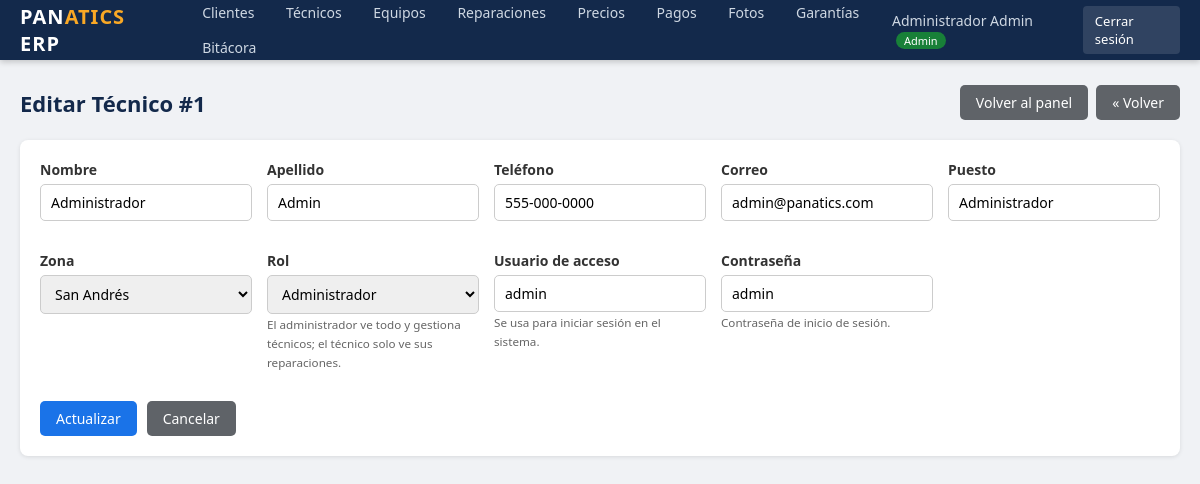
The app's page /tecnico/edit.php?id=1 (signed in) with its own data.
### tables this page shows
CREATE TABLE IF NOT EXISTS `tecnico` (
  `Id_tecnico` int NOT NULL AUTO_INCREMENT,
  `nombre` varchar(30) NOT NULL,
  `apellido` varchar(30) NOT NULL,
  `telefono` varchar(15) NOT NULL,
  `correo` varchar(30) NOT NULL,
  `puesto` varchar(30) NOT NULL,
  `zona` varchar(30) NOT NULL,
  `User` varchar(30) NOT NULL,
  `pass` varchar(30) NOT NULL,
  `role` varchar(20) NOT NULL DEFAULT 'tecnico',
  PRIMARY KEY (`Id_tecnico`)
);

### tecnico/edit.php (the view, shortened to what this page needs)
<?php
require_once __DIR__ . '/../includes/templates.php';
$conn = conectarBD();
$id = isset($_GET['id']) ? (int)$_GET['id'] : 0;
$res = $conn->query("SELECT * FROM tecnico WHERE Id_tecnico = $id");
$d = $res->fetch_assoc();
?>
<div class="page-header">
    <h1>Editar Técnico #<?php echo $d['Id_tecnico']; ?></h1>
    <div style="display:flex;gap:8px;">
        <a href="../index.php" class="btn btn-secondary">Volver al panel</a>
        <a href="index.php" class="btn btn-secondary">&laquo; Volver</a>
    </div>
</div>
<div class="card">
    <form action="../includes/save.php" method="POST">
        <div class="form-row">
            <div class="form-group">
                <label>Nombre</label>
                <input type="text" name="nombre" maxlength="30" value="<?php echo htmlspecialchars($d['nombre']); ?>" required>
            </div>
            <div class="form-group">
                <label>Apellido</label>
                <input type="text" name="apellido" maxlength="30" value="<?php echo htmlspecialchars($d['apellido']); ?>" required>
            </div>
            <div class="form-group">
                <label>Teléfono</label>
                <input type="text" name="telefono" maxlength="15" value="<?php echo htmlspecialchars($d['telefono']); ?>" required>
            </div>
            <div class="form-group">
                <label>Correo</label>
                <input type="email" name="correo" maxlength="30" value="<?php echo htmlspecialchars($d['correo']); ?>" required>
            </div>
            <div class="form-group">
                <label>Puesto</label>
                <input type="text" name="puesto" maxlength="30" value="<?php echo htmlspecialchars($d['puesto']); ?>" required>
            </div>
            <div class="form-group">
                <label>Zona</label>
                <select name="zona" required>
                    <option value="San Andres" <?php echo $d['zona'] == 'San Andres' ? 'selected' : ''; ?>>San Andrés</option>
                </select>
            </div>
            <div class="form-group">
                <label>Rol</label>
                <select name="role" required>
                    <option value="admin" <?php echo $d['role'] == 'admin' ? 'selected' : ''; ?>>Administrador</option>
                </select>
                <small style="color:#666;">El administrador ve todo y gestiona técnicos; el técnico solo ve sus reparaciones.</small>
            </div>
            <div class="form-group">
                <label>Usuario de acceso</label>
                <input type="text" name="User" maxlength="30" value="<?php echo htmlspecialchars($d['User']); ?>">
                <small style="color:#666;">Se usa para iniciar sesión en el sistema.</small>
            </div>
            <div class="form-group">
                <label>Contraseña</label>
                <input type="text" name="pass" maxlength="30" value="<?php echo htmlspecialchars($d['pass']); ?>">
                <small style="color:#666;">Contraseña de inicio de sesión.</small>
            </div>
        </div>
        <div class="form-actions">
            <button type="submit" class="btn btn-primary">Actualizar</button>
            <a href="index.php" class="btn btn-secondary">Cancelar</a>
        </div>
    </form>
</div>

### assets/css/style.css (style rules this page uses)
* { margin: 0; padding: 0; box-sizing: border-box; }
body { font-family: 'Segoe UI', Tahoma, Geneva, Verdana, sans-serif; background: #f0f2f5; color: #333; font-size: 14px; }
a { color: #1a73e8; text-decoration: none; }
.card { background: #fff; border-radius: 8px; box-shadow: 0 1px 4px rgba(0,0,0,.1); padding: 20px; margin-bottom: 20px; }
.page-header { display: flex; justify-content: space-between; align-items: center; margin-bottom: 20px; }
.page-header h1 { font-size: 22px; color: #13294b; }
.btn { display: inline-block; padding: 8px 16px; border: none; border-radius: 5px; cursor: pointer; font-size: 14px; font-family: inherit; text-decoration: none; transition: background .2s; }
.btn-primary { background: #1a73e8; color: #fff; }
.btn-secondary { background: #5f6368; color: #fff; }
.form-group { margin-bottom: 15px; }
.form-group label { display: block; font-weight: 600; margin-bottom: 5px; color: #333; }
.form-group input[type="text"], .form-group input[type="email"], .form-group input[type="password"], .form-group input[type="number"], .form-group input[type="datetime-local"], .form-group input[type="date"], .form-group input[type="file"], .form-group select, .form-group textarea { width: 100%; padding: 8px 10px; border: 1px solid #ccc; border-radius: 5px; font-size: 14px; font-family: inherit; }
.form-row { display: grid; grid-template-columns: repeat(auto-fill, minmax(210px, 1fr)); gap: 15px; }
.form-actions { margin-top: 15px; display: flex; gap: 10px; }

### records on screen
tecnico: Id_tecnico "1", nombre "Administrador", apellido "Admin", telefono "555-000-0000", correo "admin@panatics.com", puesto "Administrador", zona "San Andrés", role "Administrador", User "admin", pass "admin"
